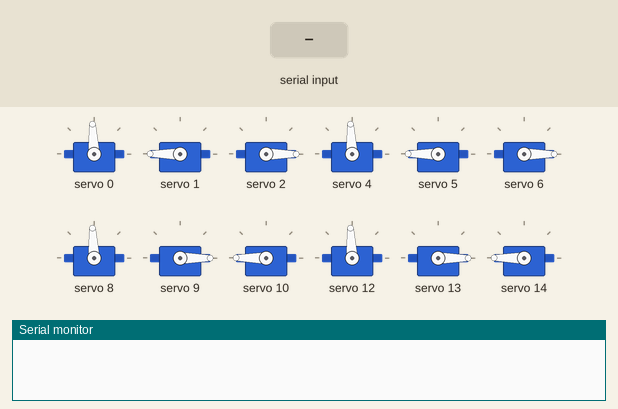
Recording of a sketch running on a simulated Arduino Uno, built with avr-gcc and run on an emulated ATmega328P. Parts: 12 × servo, the last lines printed to the serial monitor. Inputs (shaded band) come from the test bench.

Above: at 5.2 s.
5.3 s: "F" received over Serial
At 6.9 s:
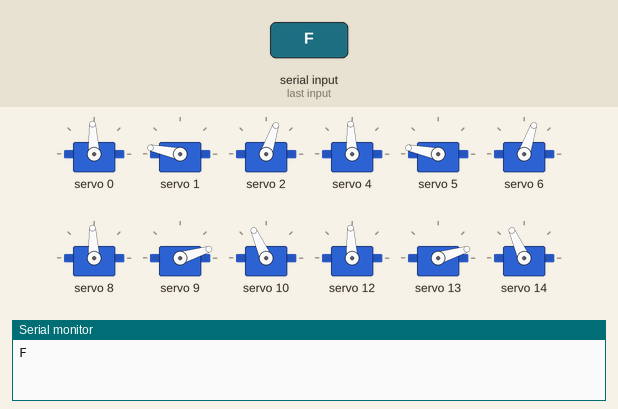
8.0 s: "B" received over Serial
At 10.2 s:
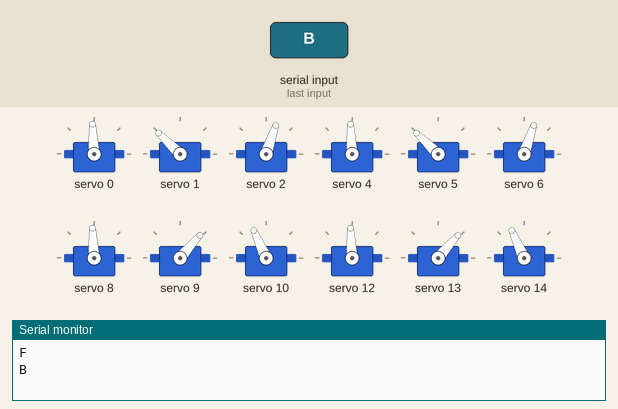
10.7 s: "L" received over Serial
At 11.9 s:
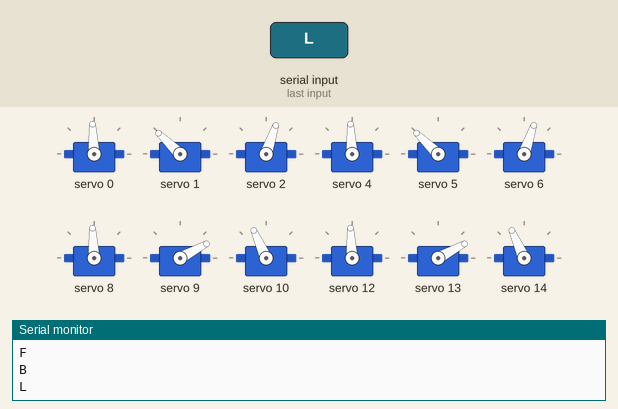
13.0 s: "R" received over Serial
At 14.9 s:
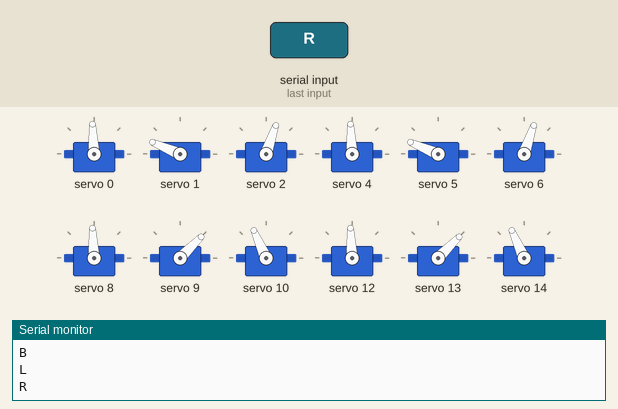
15.3 s: "F" received over Serial
At 15.46 s:
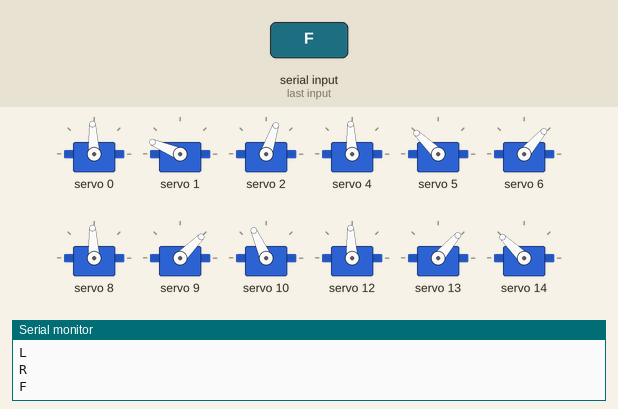
17.1 s: "L" received over Serial
At 17.21 s:
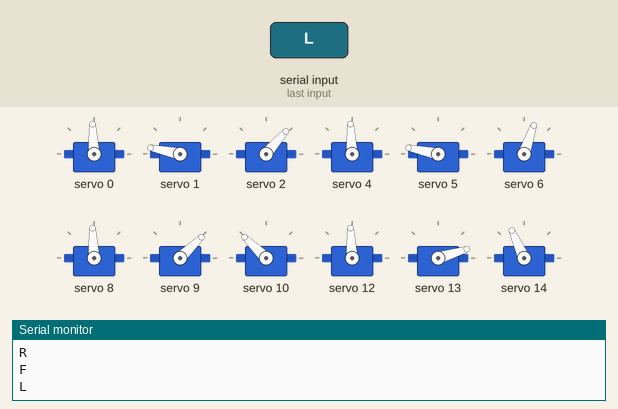
Timing chart, 0 to 19.8 s (numbered marks = the images above; inputs shaded):
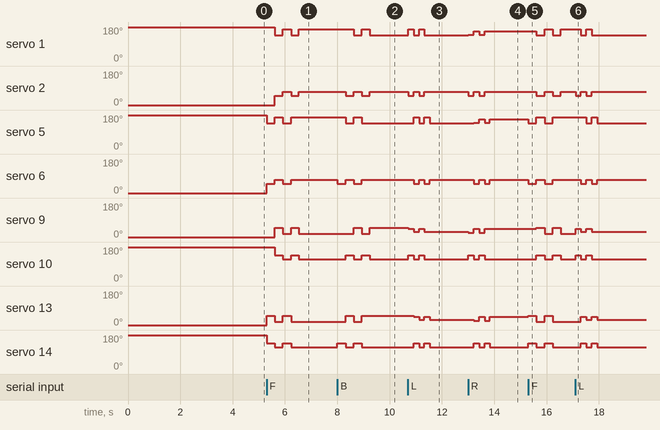

Measured:
- after the input at 5.3 s, servo 1: alternates 168° for 0.31 s and 136° for 0.31 s, 4 changes in all, then stays 168°, starting after 0.31 s; servo 2: alternates 71° for 0.31 s and 49° for 0.31 s, 4 changes in all, then stays 71°, starting after 0.31 s
- after the input at 8.0 s, servo 1: 168° → 136° after 0.62 s, → 168° 0.31 s later, → 136° 0.30 s later; servo 2: alternates 71° for 0.31 s and 49° for 0.31 s, 4 changes in all, then stays 71°, starting after 0.31 s
- after the input at 10.7 s, servo 1: alternates 168° for 0.21 s and 136° for 0.21 s, 4 changes in all, then stays 136°, starting at once; servo 2: alternates 71° for 0.21 s and 49° for 0.21 s, 4 changes in all, then stays 71°, starting at once
- after the input at 13.0 s, servo 1: alternates 157° for 0.21 s and 140° for 0.21 s, 4 changes in all, then stays 157°, starting at once; servo 2: alternates 71° for 0.21 s and 49° for 0.21 s, 4 changes in all, then stays 71°, starting at once
- after the input at 15.3 s, servo 1: alternates 168° for 0.31 s and 136° for 0.31 s, starting after 0.31 s; servo 2: alternates 71° for 0.31 s and 49° for 0.31 s, starting after 0.31 s
- after the input at 17.1 s, servo 1: 168° → 136° after 0.21 s, → 168° 0.21 s later, → 136° 0.21 s later; servo 2: alternates 71° for 0.21 s and 49° for 0.21 s, 4 changes in all, then stays 71°, starting at once

The sketch:

S.P.A.R.K_Serial_slave.ino
```cpp
/* S.P.A.R.K_Serial_slave
   Project: S.P.A.R.K
   Start date: 27 July 2023
   Last edited: 27 July 2023
   Info:

   Experimenting how to make S.P.A.R.K walk by manual control via Bluetooth.

   Made by Nathan-Busse
   */

//including the libraries
#include <SoftwareSerial.h>  // TX RX software library for bluetooth

#include <Adafruit_PWMServoDriver.h>
#include <Wire.h>

// Pin declarations
#define Coxae_A 0
#define Femur_A 1
#define Tibia_A 2

#define Coxae_B 4
#define Femur_B 5
#define Tibia_B 6

#define Coxae_C 8
#define Femur_C 9
#define Tibia_C 10

#define Coxae_D 12
#define Femur_D 13
#define Tibia_D 14

/* Coxae positions
   ---------------
*/
#define CL_idle 90
#define CR_idle 90

/* Resting leg position
   --------------------
*/

// Degres left femur
#define coxae_l 90
#define femur_l 180
#define tibia_l 0

// Degrees right femur
#define coxae_r 90
#define femur_r 0
#define tibia_r 180


/* Standing leg positions
   ----------------------
*/

// Left legs
#define FL_stand 135
#define TL_stand 70

// Right legs
#define FR_stand 45
#define TR_stand 110

/* Walking BACK leg positions
   --------------------------
*/

// Left legs
#define BTL_rise 50
#define BFL_forward 130
#define BTL_lower 70
#define BFL_back 160

// Right legs
#define BTR_rise 130
#define BFR_forward 50
#define BTR_lower 110
#define BFR_back 20

/* Walking FORWARD leg positions
   -----------------------------
*/

// Left legs
#define FTL_rise 50
#define FFL_forward 130
#define FTL_lower 70
#define FFL_back 160

// Right legs
#define FTR_rise 130
#define FFR_forward 50
#define FTR_lower 110
#define FFR_back 20

/* Walking LEFT leg positions
   --------------------------
*/

// Left legs
#define LTL_rise 50
#define LFL_forward 160  // 155
#define LTL_lower 70
#define LFL_back 130

// Right legs
#define LTR_rise 130
#define LFR_forward 45  // 45
#define LTR_lower 110
#define LFR_back 30

/* Walking RIGHT positions
   -----------------------
*/

// Left legs
#define RTL_rise 50
#define RFL_forward 134
#define RTL_lower 70
#define RFL_back 150

// Right legs
#define RTR_rise 130
#define RFR_forward 25
#define RTR_lower 110
#define RFR_back 46


/* Time delay
   ----------
*/
#define stand 4000
#define rest 4000
#define move 300
#define rotate 200

/* PWM setup
   ---------
*/
#define MIN_PulseLength 500
#define MAX_PulseLength 2500
#define MED_PulseLength 2500
#define Frequency 50  // 50 HRz

Adafruit_PWMServoDriver pwm = Adafruit_PWMServoDriver();
int degrees;


//Initializing pins for bluetooth Module
int x;

//SoftwareSerial bluetooth(x);

char command;  //variable to store the data

int previousMillisServo = 0;
int pos = 0;
long servoInterval = 400;
unsigned long currentMillis = 0;

void setup() {
  pwm.begin();
  pwm.setPWMFreq(Frequency);

  /* Resting position
   ----------------
*/

  // Left leg
  pwm.setPWM(Coxae_A, 0, pulseWidth(coxae_l));  // A
  pwm.setPWM(Femur_A, 0, pulseWidth(femur_l));  // A
  pwm.setPWM(Tibia_A, 0, pulseWidth(tibia_l));  // A

  pwm.setPWM(Coxae_B, 0, pulseWidth(coxae_l));  // B
  pwm.setPWM(Femur_B, 0, pulseWidth(femur_l));  // B
  pwm.setPWM(Tibia_B, 0, pulseWidth(tibia_l));  // B

  // Right leg
  pwm.setPWM(Coxae_C, 0, pulseWidth(coxae_r));  // C
  pwm.setPWM(Femur_C, 0, pulseWidth(femur_r));  // C
  pwm.setPWM(Tibia_C, 0, pulseWidth(tibia_r));  // C

  pwm.setPWM(Coxae_D, 0, pulseWidth(coxae_r));  // D
  pwm.setPWM(Femur_D, 0, pulseWidth(femur_r));  // D
  pwm.setPWM(Tibia_D, 0, pulseWidth(tibia_r));  // D

  // Left leg
  pwm.setPWM(Coxae_A, 0, pulseWidth(coxae_l));  // A
  pwm.setPWM(Femur_A, 0, pulseWidth(femur_l));  // A
  pwm.setPWM(Tibia_A, 0, pulseWidth(tibia_l));  // A

  pwm.setPWM(Coxae_B, 0, pulseWidth(coxae_l));  // B
  pwm.setPWM(Femur_B, 0, pulseWidth(femur_l));  // B
  pwm.setPWM(Tibia_B, 0, pulseWidth(tibia_l));  // B

  // Right leg
  pwm.setPWM(Coxae_C, 0, pulseWidth(coxae_r));  // C
  pwm.setPWM(Femur_C, 0, pulseWidth(femur_r));  // C
  pwm.setPWM(Tibia_C, 0, pulseWidth(tibia_r));  // C

  pwm.setPWM(Coxae_D, 0, pulseWidth(coxae_r));  // D
  pwm.setPWM(Femur_D, 0, pulseWidth(femur_r));  // D
  pwm.setPWM(Tibia_D, 0, pulseWidth(tibia_r));  // D
  delay(rest);

  Serial.begin(115200);
    Serial.setTimeout(1);

  //bluetooth.begin(9600);
}

void loop() {
  if (Serial.available() > 0) {  //Checking if there is some data available or not
    command = Serial.read();     //Storing the data in the 'command' variable
    Serial.println(command);        //Printing it on the serial monitor

    //Change pin mode only if new command is different from previous.

    /* Walking commands
       ----------------
    */

    currentMillis = millis();
    switch (command) {
      case 'F':  // Moving Forward
        forward();
        break;
      case 'B':  // Moving Backward
        back();

        break;
      case 'L':  // Moving Left
        left();

        break;
      case 'R':  // Moving Right
        right();

        break;
      case 'S':  // Stop
        stop();
        break;

      case 'Z':  // Sleep
        sleep();
        break;

        /*  Tricks
     ------
 */
      case 'W':  // Sit

        break;

      case 'U':  // Jump

        break;

      case 'J':  // Jog on the spot

        break;


        /* EMERGENCY SHUTOFF
       -----------------
    */

      case 'E':  // Disable servos
        emergency_shutoff();
        break;
    }
  }
}

void stop() {
  /* Standing position
   ----------------
  */
  pwm.setPWM(Coxae_A, 0, pulseWidth(CL_idle));
  pwm.setPWM(Coxae_B, 0, pulseWidth(CL_idle));
  pwm.setPWM(Coxae_C, 0, pulseWidth(CR_idle));
  pwm.setPWM(Coxae_D, 0, pulseWidth(CR_idle));

  pwm.setPWM(Femur_A, 0, pulseWidth(FL_stand));
  pwm.setPWM(Femur_B, 0, pulseWidth(FL_stand));
  pwm.setPWM(Femur_C, 0, pulseWidth(FR_stand));
  pwm.setPWM(Femur_D, 0, pulseWidth(FR_stand));

  pwm.setPWM(Tibia_A, 0, pulseWidth(TL_stand));
  pwm.setPWM(Tibia_B, 0, pulseWidth(TL_stand));
  pwm.setPWM(Tibia_C, 0, pulseWidth(TR_stand));
  pwm.setPWM(Tibia_D, 0, pulseWidth(TR_stand));
}

void forward() {

  // Walking forward
  pwm.setPWM(Coxae_A, 0, pulseWidth(CL_idle));
  pwm.setPWM(Coxae_B, 0, pulseWidth(CL_idle));
  pwm.setPWM(Coxae_C, 0, pulseWidth(CR_idle));
  pwm.setPWM(Coxae_D, 0, pulseWidth(CR_idle));

  // Cycle 1
  // Back legs
  // Rise
  pwm.setPWM(Tibia_D, 0, pulseWidth(FTR_rise));
  pwm.setPWM(Tibia_B, 0, pulseWidth(FTL_rise));
  pwm.setPWM(Femur_D, 0, pulseWidth(FFR_forward));
  pwm.setPWM(Femur_B, 0, pulseWidth(FFL_forward));
  walk();

  // Lower
  pwm.setPWM(Tibia_D, 0, pulseWidth(FTR_lower));
  pwm.setPWM(Tibia_B, 0, pulseWidth(FTL_lower));
  pwm.setPWM(Femur_D, 0, pulseWidth(FFR_back));
  pwm.setPWM(Femur_B, 0, pulseWidth(FFL_back));

  // Front legs
  // Rise
  pwm.setPWM(Tibia_A, 0, pulseWidth(FTL_rise));
  pwm.setPWM(Tibia_C, 0, pulseWidth(FTR_rise));
  pwm.setPWM(Femur_A, 0, pulseWidth(FFL_forward));
  pwm.setPWM(Femur_C, 0, pulseWidth(FFR_forward));
  walk();

  // Lower
  pwm.setPWM(Tibia_A, 0, pulseWidth(FTL_lower));
  pwm.setPWM(Tibia_C, 0, pulseWidth(FTR_lower));
  pwm.setPWM(Femur_A, 0, pulseWidth(FFL_back));
  pwm.setPWM(Femur_C, 0, pulseWidth(FFR_back));
  //walk();

  // Walking forward
  pwm.setPWM(Coxae_A, 0, pulseWidth(CL_idle));
  pwm.setPWM(Coxae_B, 0, pulseWidth(CL_idle));
  pwm.setPWM(Coxae_C, 0, pulseWidth(CR_idle));
  pwm.setPWM(Coxae_D, 0, pulseWidth(CR_idle));

  // Cycle 2
  // Back legs
  // Rise
  pwm.setPWM(Tibia_D, 0, pulseWidth(FTR_rise));
  pwm.setPWM(Tibia_B, 0, pulseWidth(FTL_rise));
  pwm.setPWM(Femur_D, 0, pulseWidth(FFR_forward));
  pwm.setPWM(Femur_B, 0, pulseWidth(FFL_forward));
  walk();

  // Lower
  pwm.setPWM(Tibia_D, 0, pulseWidth(FTR_lower));
  pwm.setPWM(Tibia_B, 0, pulseWidth(FTL_lower));
  pwm.setPWM(Femur_D, 0, pulseWidth(FFR_back));
  pwm.setPWM(Femur_B, 0, pulseWidth(FFL_back));

  // Front legs
  // Rise
  pwm.setPWM(Tibia_A, 0, pulseWidth(FTL_rise));
  pwm.setPWM(Tibia_C, 0, pulseWidth(FTR_rise));
  pwm.setPWM(Femur_A, 0, pulseWidth(FFL_forward));
  pwm.setPWM(Femur_C, 0, pulseWidth(FFR_forward));
  walk();

  // Lower
  pwm.setPWM(Tibia_A, 0, pulseWidth(FTL_lower));
  pwm.setPWM(Tibia_C, 0, pulseWidth(FTR_lower));
  pwm.setPWM(Femur_A, 0, pulseWidth(FFL_back));
  pwm.setPWM(Femur_C, 0, pulseWidth(FFR_back));
  //walk();
}

void back() {
  pwm.setPWM(Coxae_A, 0, pulseWidth(CL_idle));
  pwm.setPWM(Coxae_B, 0, pulseWidth(CL_idle));
  pwm.setPWM(Coxae_C, 0, pulseWidth(CR_idle));
  pwm.setPWM(Coxae_D, 0, pulseWidth(CR_idle));

  // Cycle 1
  // Back legs
  // Rise
  pwm.setPWM(Tibia_D, 0, pulseWidth(BTR_rise));
  pwm.setPWM(Tibia_B, 0, pulseWidth(BTL_rise));
  pwm.setPWM(Femur_D, 0, pulseWidth(BFR_back));
  pwm.setPWM(Femur_B, 0, pulseWidth(BFL_back));
  walk();

  // Lower
  pwm.setPWM(Tibia_D, 0, pulseWidth(BTR_lower));
  pwm.setPWM(Tibia_B, 0, pulseWidth(BTL_lower));
  pwm.setPWM(Femur_D, 0, pulseWidth(BFR_forward));
  pwm.setPWM(Femur_B, 0, pulseWidth(BFL_forward));

  // Front legs
  // Rise
  pwm.setPWM(Tibia_A, 0, pulseWidth(BTL_rise));
  pwm.setPWM(Tibia_C, 0, pulseWidth(BTR_rise));
  pwm.setPWM(Femur_A, 0, pulseWidth(BFL_back));
  pwm.setPWM(Femur_C, 0, pulseWidth(BFR_back));
  walk();

  // Lower
  pwm.setPWM(Tibia_A, 0, pulseWidth(BTL_lower));
  pwm.setPWM(Tibia_C, 0, pulseWidth(BTR_lower));
  pwm.setPWM(Femur_A, 0, pulseWidth(BFL_forward));
  pwm.setPWM(Femur_C, 0, pulseWidth(BFR_forward));
  // walk();

  pwm.setPWM(Coxae_A, 0, pulseWidth(CL_idle));
  pwm.setPWM(Coxae_B, 0, pulseWidth(CL_idle));
  pwm.setPWM(Coxae_C, 0, pulseWidth(CR_idle));
  pwm.setPWM(Coxae_D, 0, pulseWidth(CR_idle));

  // Cycle 2
  // Back legs
  // Rise
  pwm.setPWM(Tibia_D, 0, pulseWidth(BTR_rise));
  pwm.setPWM(Tibia_B, 0, pulseWidth(BTL_rise));
  pwm.setPWM(Femur_D, 0, pulseWidth(BFR_back));
  pwm.setPWM(Femur_B, 0, pulseWidth(BFL_back));
  walk();

  // Lower
  pwm.setPWM(Tibia_D, 0, pulseWidth(BTR_lower));
  pwm.setPWM(Tibia_B, 0, pulseWidth(BTL_lower));
  pwm.setPWM(Femur_D, 0, pulseWidth(BFR_forward));
  pwm.setPWM(Femur_B, 0, pulseWidth(BFL_forward));

  // Front legs
  // Rise
  pwm.setPWM(Tibia_A, 0, pulseWidth(BTL_rise));
  pwm.setPWM(Tibia_C, 0, pulseWidth(BTR_rise));
  pwm.setPWM(Femur_A, 0, pulseWidth(BFL_back));
  pwm.setPWM(Femur_C, 0, pulseWidth(BFR_back));
  walk();

  // Lower
  pwm.setPWM(Tibia_A, 0, pulseWidth(BTL_lower));
  pwm.setPWM(Tibia_C, 0, pulseWidth(BTR_lower));
  pwm.setPWM(Femur_A, 0, pulseWidth(BFL_forward));
  pwm.setPWM(Femur_C, 0, pulseWidth(BFR_forward));
  // walk();
}

void left() {
  pwm.setPWM(Coxae_A, 0, pulseWidth(CL_idle));
  pwm.setPWM(Coxae_B, 0, pulseWidth(CL_idle));
  pwm.setPWM(Coxae_C, 0, pulseWidth(CR_idle));
  pwm.setPWM(Coxae_D, 0, pulseWidth(CR_idle));

  // Cycle 1
  // Rise
  pwm.setPWM(Tibia_A, 0, pulseWidth(LTL_rise));
  pwm.setPWM(Tibia_C, 0, pulseWidth(LTR_rise));
  pwm.setPWM(Femur_A, 0, pulseWidth(LFL_forward));
  pwm.setPWM(Femur_C, 0, pulseWidth(LFR_forward));
  turn();

  pwm.setPWM(Femur_D, 0, pulseWidth(LFR_forward));
  pwm.setPWM(Femur_B, 0, pulseWidth(LFL_forward));
  pwm.setPWM(Tibia_D, 0, pulseWidth(LTR_rise));
  pwm.setPWM(Tibia_B, 0, pulseWidth(LTL_rise));

  // Lower
  pwm.setPWM(Femur_A, 0, pulseWidth(LFL_back));
  pwm.setPWM(Femur_C, 0, pulseWidth(LFR_back));
  pwm.setPWM(Tibia_A, 0, pulseWidth(LTL_lower));
  pwm.setPWM(Tibia_C, 0, pulseWidth(LTR_lower));
  turn();

  pwm.setPWM(Femur_D, 0, pulseWidth(LFR_back));
  pwm.setPWM(Femur_B, 0, pulseWidth(LFL_back));
  pwm.setPWM(Tibia_D, 0, pulseWidth(LTR_lower));
  pwm.setPWM(Tibia_B, 0, pulseWidth(LTL_lower));
  //turn();

  // Cycle 2
  pwm.setPWM(Coxae_A, 0, pulseWidth(CL_idle));
  pwm.setPWM(Coxae_B, 0, pulseWidth(CL_idle));
  pwm.setPWM(Coxae_C, 0, pulseWidth(CR_idle));
  pwm.setPWM(Coxae_D, 0, pulseWidth(CR_idle));

  // Rise
  pwm.setPWM(Tibia_A, 0, pulseWidth(LTL_rise));
  pwm.setPWM(Tibia_C, 0, pulseWidth(LTR_rise));
  pwm.setPWM(Femur_A, 0, pulseWidth(LFL_forward));
  pwm.setPWM(Femur_C, 0, pulseWidth(LFR_forward));
  turn();

  pwm.setPWM(Femur_D, 0, pulseWidth(LFR_forward));
  pwm.setPWM(Femur_B, 0, pulseWidth(LFL_forward));
  pwm.setPWM(Tibia_D, 0, pulseWidth(LTR_rise));
  pwm.setPWM(Tibia_B, 0, pulseWidth(LTL_rise));

  // Lower
  pwm.setPWM(Femur_A, 0, pulseWidth(LFL_back));
  pwm.setPWM(Femur_C, 0, pulseWidth(LFR_back));
  pwm.setPWM(Tibia_A, 0, pulseWidth(LTL_lower));
  pwm.setPWM(Tibia_C, 0, pulseWidth(LTR_lower));
  turn();

  pwm.setPWM(Femur_D, 0, pulseWidth(LFR_back));
  pwm.setPWM(Femur_B, 0, pulseWidth(LFL_back));
  pwm.setPWM(Tibia_D, 0, pulseWidth(LTR_lower));
  pwm.setPWM(Tibia_B, 0, pulseWidth(LTL_lower));
  //turn();
}

void right() {

  pwm.setPWM(Coxae_A, 0, pulseWidth(CL_idle));
  pwm.setPWM(Coxae_B, 0, pulseWidth(CL_idle));
  pwm.setPWM(Coxae_C, 0, pulseWidth(CR_idle));
  pwm.setPWM(Coxae_D, 0, pulseWidth(CR_idle));

  // Cycle 1
  // Rise
  pwm.setPWM(Tibia_A, 0, pulseWidth(RTL_rise));
  pwm.setPWM(Tibia_C, 0, pulseWidth(RTR_rise));
  pwm.setPWM(Femur_A, 0, pulseWidth(RFL_forward));
  pwm.setPWM(Femur_C, 0, pulseWidth(RFR_forward));
  turn();

  pwm.setPWM(Femur_D, 0, pulseWidth(RFR_forward));
  pwm.setPWM(Femur_B, 0, pulseWidth(RFL_forward));
  pwm.setPWM(Tibia_D, 0, pulseWidth(RTR_rise));
  pwm.setPWM(Tibia_B, 0, pulseWidth(RTL_rise));

  // Lower
  pwm.setPWM(Femur_A, 0, pulseWidth(RFL_back));
  pwm.setPWM(Femur_C, 0, pulseWidth(RFR_back));
  pwm.setPWM(Tibia_A, 0, pulseWidth(RTL_lower));
  pwm.setPWM(Tibia_C, 0, pulseWidth(RTR_lower));
  turn();

  pwm.setPWM(Femur_D, 0, pulseWidth(RFR_back));
  pwm.setPWM(Femur_B, 0, pulseWidth(RFL_back));
  pwm.setPWM(Tibia_D, 0, pulseWidth(RTR_lower));
  pwm.setPWM(Tibia_B, 0, pulseWidth(RTL_lower));
  //turn();

  // Cycle 2
  pwm.setPWM(Coxae_A, 0, pulseWidth(CL_idle));
  pwm.setPWM(Coxae_B, 0, pulseWidth(CL_idle));
  pwm.setPWM(Coxae_C, 0, pulseWidth(CR_idle));
  pwm.setPWM(Coxae_D, 0, pulseWidth(CR_idle));

  // Rise
  pwm.setPWM(Tibia_A, 0, pulseWidth(RTL_rise));
  pwm.setPWM(Tibia_C, 0, pulseWidth(RTR_rise));
  pwm.setPWM(Femur_A, 0, pulseWidth(RFL_forward));
  pwm.setPWM(Femur_C, 0, pulseWidth(RFR_forward));
  turn();

  pwm.setPWM(Femur_D, 0, pulseWidth(RFR_forward));
  pwm.setPWM(Femur_B, 0, pulseWidth(RFL_forward));
  pwm.setPWM(Tibia_D, 0, pulseWidth(RTR_rise));
  pwm.setPWM(Tibia_B, 0, pulseWidth(RTL_rise));

  // Lower
  pwm.setPWM(Femur_A, 0, pulseWidth(RFL_back));
  pwm.setPWM(Femur_C, 0, pulseWidth(RFR_back));
  pwm.setPWM(Tibia_A, 0, pulseWidth(RTL_lower));
  pwm.setPWM(Tibia_C, 0, pulseWidth(RTR_lower));
  turn();

  pwm.setPWM(Femur_D, 0, pulseWidth(RFR_back));
  pwm.setPWM(Femur_B, 0, pulseWidth(RFL_back));
  pwm.setPWM(Tibia_D, 0, pulseWidth(RTR_lower));
  pwm.setPWM(Tibia_B, 0, pulseWidth(RTL_lower));
  //turn();
}

void sleep() {
  // Left leg
  pwm.setPWM(Coxae_A, 0, pulseWidth(coxae_l));  // A
  pwm.setPWM(Femur_A, 0, pulseWidth(femur_l));  // A
  pwm.setPWM(Tibia_A, 0, pulseWidth(tibia_l));  // A

  pwm.setPWM(Coxae_B, 0, pulseWidth(coxae_l));  // B
  pwm.setPWM(Femur_B, 0, pulseWidth(femur_l));  // B
  pwm.setPWM(Tibia_B, 0, pulseWidth(tibia_l));  // B

  // Right leg
  pwm.setPWM(Coxae_C, 0, pulseWidth(coxae_r));  // C
  pwm.setPWM(Femur_C, 0, pulseWidth(femur_r));  // C
  pwm.setPWM(Tibia_C, 0, pulseWidth(tibia_r));  // C

  pwm.setPWM(Coxae_D, 0, pulseWidth(coxae_r));  // D
  pwm.setPWM(Femur_D, 0, pulseWidth(femur_r));  // D
  pwm.setPWM(Tibia_D, 0, pulseWidth(tibia_r));  // D

  // Left leg
  pwm.setPWM(Coxae_A, 0, pulseWidth(coxae_l));  // A
  pwm.setPWM(Femur_A, 0, pulseWidth(femur_l));  // A
  pwm.setPWM(Tibia_A, 0, pulseWidth(tibia_l));  // A

  pwm.setPWM(Coxae_B, 0, pulseWidth(coxae_l));  // B
  pwm.setPWM(Femur_B, 0, pulseWidth(femur_l));  // B
  pwm.setPWM(Tibia_B, 0, pulseWidth(tibia_l));  // B

  // Right leg
  pwm.setPWM(Coxae_C, 0, pulseWidth(coxae_r));  // C
  pwm.setPWM(Femur_C, 0, pulseWidth(femur_r));  // C
  pwm.setPWM(Tibia_C, 0, pulseWidth(tibia_r));  // C

  pwm.setPWM(Coxae_D, 0, pulseWidth(coxae_r));  // D
  pwm.setPWM(Femur_D, 0, pulseWidth(femur_r));  // D
  pwm.setPWM(Tibia_D, 0, pulseWidth(tibia_r));  // D
  delay(rest);
}

void emergency_shutoff() {

  pwm.setPWM(Coxae_A, 0, 0);  // A
  pwm.setPWM(Femur_A, 0, 0);  // A
  pwm.setPWM(Tibia_A, 0, 0);  // A

  pwm.setPWM(Coxae_B, 0, 0);  // B
  pwm.setPWM(Femur_B, 0, 0);  // B
  pwm.setPWM(Tibia_B, 0, 0);  // B

  pwm.setPWM(Coxae_C, 0, 0);  // C
  pwm.setPWM(Femur_C, 0, 0);  // C
  pwm.setPWM(Tibia_C, 0, 0);  // C

  pwm.setPWM(Coxae_D, 0, 0);  // D
  pwm.setPWM(Femur_D, 0, 0);  // D
  pwm.setPWM(Tibia_D, 0, 0);  // D
}

void walking() {
  //while (1)

  delay(move);

  /*

  if (currentMillis - previousMillisServo > servoInterval) {
    previousMillisServo = currentMillis;
    for (pos = 0; pos = pulseWidth;) {
      bluetooth.read();  //delay(15);
    }
    for (pos = 0; pos = pulseWidth;) {
      bluetooth.read();  //delay(15);
        //delay(15);
    }
  }

  */
}
/* Wail till all servos to finish movinng.
   --------------------------------------
*/


/* Wail till all servos to finish movinng.
   --------------------------------------
*/
void walk(void) {
  walking();
}

void turning() {
  //while (1)

  delay(rotate);

  /*

  if (currentMillis - previousMillisServo > servoInterval) {
    previousMillisServo = currentMillis;
    for (pos = 0; pos = pulseWidth;) {
      bluetooth.read();  //delay(15);
    }
    for (pos = 0; pos = pulseWidth;) {
      bluetooth.read();  //delay(15);
        //delay(15);
    }
  }

  */
}

void turn() {
  //while (1)

  turning();

  /*

  if (currentMillis - previousMillisServo > servoInterval) {
    previousMillisServo = currentMillis;
    for (pos = 0; pos = pulseWidth;) {
      bluetooth.read();  //delay(15);
    }
    for (pos = 0; pos = pulseWidth;) {
      bluetooth.read();  //delay(15);
        //delay(15);
    }
  }

  */
}
/* Pulsewidth declaration
   ----------------------
*/
int pulseWidth(int angle) {
  int pulse_wide, analog_value;
  pulse_wide = map(angle, 0, 180, MIN_PulseLength, MAX_PulseLength);
  analog_value = int(float(pulse_wide) / 1000000 * Frequency * 4096);
  return analog_value;
}
```
